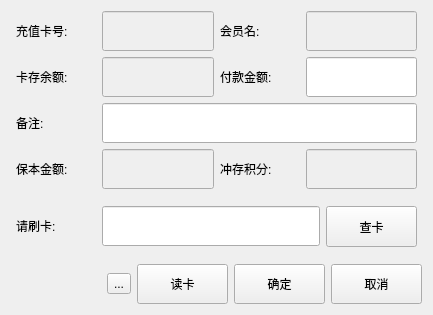
<?xml version="1.0" encoding="UTF-8"?>
<ui version="4.0">
 <class>vip_card</class>
 <widget class="QDialog" name="vip_card">
  <property name="geometry">
   <rect>
    <x>0</x>
    <y>0</y>
    <width>433</width>
    <height>315</height>
   </rect>
  </property>
  <property name="windowTitle">
   <string>Dialog</string>
  </property>
  <layout class="QVBoxLayout" name="verticalLayout">
   <item>
    <layout class="QGridLayout" name="gridLayout">
     <property name="leftMargin">
      <number>5</number>
     </property>
     <property name="rightMargin">
      <number>5</number>
     </property>
     <item row="0" column="0">
      <widget class="QLabel" name="label_2">
       <property name="sizePolicy">
        <sizepolicy hsizetype="Fixed" vsizetype="Fixed">
         <horstretch>0</horstretch>
         <verstretch>0</verstretch>
        </sizepolicy>
       </property>
       <property name="minimumSize">
        <size>
         <width>80</width>
         <height>40</height>
        </size>
       </property>
       <property name="text">
        <string>充值卡号:</string>
       </property>
      </widget>
     </item>
     <item row="0" column="1">
      <widget class="QLineEdit" name="lineEdit">
       <property name="enabled">
        <bool>false</bool>
       </property>
       <property name="minimumSize">
        <size>
         <width>0</width>
         <height>40</height>
        </size>
       </property>
      </widget>
     </item>
     <item row="0" column="2">
      <widget class="QLabel" name="label_3">
       <property name="sizePolicy">
        <sizepolicy hsizetype="Fixed" vsizetype="Fixed">
         <horstretch>0</horstretch>
         <verstretch>0</verstretch>
        </sizepolicy>
       </property>
       <property name="minimumSize">
        <size>
         <width>80</width>
         <height>40</height>
        </size>
       </property>
       <property name="text">
        <string>会员名:</string>
       </property>
      </widget>
     </item>
     <item row="0" column="3">
      <widget class="QLineEdit" name="lineEdit_2">
       <property name="enabled">
        <bool>false</bool>
       </property>
       <property name="minimumSize">
        <size>
         <width>0</width>
         <height>40</height>
        </size>
       </property>
      </widget>
     </item>
     <item row="1" column="0">
      <widget class="QLabel" name="label_4">
       <property name="sizePolicy">
        <sizepolicy hsizetype="Fixed" vsizetype="Fixed">
         <horstretch>0</horstretch>
         <verstretch>0</verstretch>
        </sizepolicy>
       </property>
       <property name="minimumSize">
        <size>
         <width>80</width>
         <height>40</height>
        </size>
       </property>
       <property name="text">
        <string>卡存余额:</string>
       </property>
      </widget>
     </item>
     <item row="1" column="1">
      <widget class="QLineEdit" name="lineEdit_3">
       <property name="enabled">
        <bool>false</bool>
       </property>
       <property name="minimumSize">
        <size>
         <width>40</width>
         <height>40</height>
        </size>
       </property>
      </widget>
     </item>
     <item row="1" column="2">
      <widget class="QLabel" name="label_5">
       <property name="sizePolicy">
        <sizepolicy hsizetype="Fixed" vsizetype="Fixed">
         <horstretch>0</horstretch>
         <verstretch>0</verstretch>
        </sizepolicy>
       </property>
       <property name="minimumSize">
        <size>
         <width>80</width>
         <height>40</height>
        </size>
       </property>
       <property name="text">
        <string>付款金额:</string>
       </property>
      </widget>
     </item>
     <item row="1" column="3">
      <widget class="QLineEdit" name="lineEdit_4">
       <property name="enabled">
        <bool>true</bool>
       </property>
       <property name="minimumSize">
        <size>
         <width>0</width>
         <height>40</height>
        </size>
       </property>
      </widget>
     </item>
    </layout>
   </item>
   <item>
    <layout class="QHBoxLayout" name="horizontalLayout">
     <property name="leftMargin">
      <number>5</number>
     </property>
     <property name="rightMargin">
      <number>5</number>
     </property>
     <item>
      <widget class="QLabel" name="label_6">
       <property name="sizePolicy">
        <sizepolicy hsizetype="Fixed" vsizetype="Fixed">
         <horstretch>0</horstretch>
         <verstretch>0</verstretch>
        </sizepolicy>
       </property>
       <property name="minimumSize">
        <size>
         <width>80</width>
         <height>40</height>
        </size>
       </property>
       <property name="text">
        <string>备注:</string>
       </property>
      </widget>
     </item>
     <item>
      <widget class="QLineEdit" name="lineEdit_5">
       <property name="minimumSize">
        <size>
         <width>0</width>
         <height>40</height>
        </size>
       </property>
      </widget>
     </item>
    </layout>
   </item>
   <item>
    <layout class="QHBoxLayout" name="horizontalLayout_2">
     <property name="leftMargin">
      <number>5</number>
     </property>
     <property name="rightMargin">
      <number>5</number>
     </property>
     <item>
      <widget class="QLabel" name="label_7">
       <property name="sizePolicy">
        <sizepolicy hsizetype="Fixed" vsizetype="Fixed">
         <horstretch>0</horstretch>
         <verstretch>0</verstretch>
        </sizepolicy>
       </property>
       <property name="minimumSize">
        <size>
         <width>80</width>
         <height>40</height>
        </size>
       </property>
       <property name="text">
        <string>保本金额:</string>
       </property>
      </widget>
     </item>
     <item>
      <widget class="QLineEdit" name="lineEdit_6">
       <property name="enabled">
        <bool>false</bool>
       </property>
       <property name="minimumSize">
        <size>
         <width>0</width>
         <height>40</height>
        </size>
       </property>
      </widget>
     </item>
     <item>
      <widget class="QLabel" name="label_8">
       <property name="sizePolicy">
        <sizepolicy hsizetype="Fixed" vsizetype="Fixed">
         <horstretch>0</horstretch>
         <verstretch>0</verstretch>
        </sizepolicy>
       </property>
       <property name="minimumSize">
        <size>
         <width>80</width>
         <height>40</height>
        </size>
       </property>
       <property name="text">
        <string>冲存积分:</string>
       </property>
      </widget>
     </item>
     <item>
      <widget class="QLineEdit" name="lineEdit_7">
       <property name="enabled">
        <bool>false</bool>
       </property>
       <property name="minimumSize">
        <size>
         <width>0</width>
         <height>40</height>
        </size>
       </property>
      </widget>
     </item>
    </layout>
   </item>
   <item>
    <widget class="QWidget" name="widget_horizontalLayout_3" native="true">
     <layout class="QHBoxLayout" name="horizontalLayout_3">
      <property name="leftMargin">
       <number>5</number>
      </property>
      <property name="rightMargin">
       <number>5</number>
      </property>
      <item>
       <widget class="QLabel" name="label_9">
        <property name="sizePolicy">
         <sizepolicy hsizetype="Fixed" vsizetype="Fixed">
          <horstretch>0</horstretch>
          <verstretch>0</verstretch>
         </sizepolicy>
        </property>
        <property name="minimumSize">
         <size>
          <width>80</width>
          <height>40</height>
         </size>
        </property>
        <property name="text">
         <string>请刷卡:</string>
        </property>
       </widget>
      </item>
      <item>
       <widget class="QLineEdit" name="lineEdit_8">
        <property name="minimumSize">
         <size>
          <width>0</width>
          <height>40</height>
         </size>
        </property>
       </widget>
      </item>
      <item>
       <widget class="QPushButton" name="pushButton">
        <property name="sizePolicy">
         <sizepolicy hsizetype="Fixed" vsizetype="Fixed">
          <horstretch>0</horstretch>
          <verstretch>0</verstretch>
         </sizepolicy>
        </property>
        <property name="minimumSize">
         <size>
          <width>91</width>
          <height>41</height>
         </size>
        </property>
        <property name="focusPolicy">
         <enum>Qt::NoFocus</enum>
        </property>
        <property name="text">
         <string>查卡</string>
        </property>
        <property name="outer_stylesheet" stdset="0">
         <string>pushbutton</string>
        </property>
       </widget>
      </item>
     </layout>
    </widget>
   </item>
   <item>
    <layout class="QHBoxLayout" name="horizontalLayout_4">
     <item>
      <spacer name="horizontalSpacer">
       <property name="orientation">
        <enum>Qt::Horizontal</enum>
       </property>
       <property name="sizeHint" stdset="0">
        <size>
         <width>40</width>
         <height>20</height>
        </size>
       </property>
      </spacer>
     </item>
     <item>
      <widget class="lds_keytoolbutton" name="toolButton">
       <property name="text">
        <string>...</string>
       </property>
      </widget>
     </item>
     <item>
      <widget class="QPushButton" name="pushButton_3">
       <property name="sizePolicy">
        <sizepolicy hsizetype="Fixed" vsizetype="Fixed">
         <horstretch>0</horstretch>
         <verstretch>0</verstretch>
        </sizepolicy>
       </property>
       <property name="minimumSize">
        <size>
         <width>91</width>
         <height>40</height>
        </size>
       </property>
       <property name="focusPolicy">
        <enum>Qt::NoFocus</enum>
       </property>
       <property name="text">
        <string>读卡</string>
       </property>
       <property name="outer_stylesheet" stdset="0">
        <string>pushbutton</string>
       </property>
      </widget>
     </item>
     <item>
      <widget class="QPushButton" name="pushButton_4">
       <property name="sizePolicy">
        <sizepolicy hsizetype="Fixed" vsizetype="Fixed">
         <horstretch>0</horstretch>
         <verstretch>0</verstretch>
        </sizepolicy>
       </property>
       <property name="minimumSize">
        <size>
         <width>91</width>
         <height>40</height>
        </size>
       </property>
       <property name="focusPolicy">
        <enum>Qt::NoFocus</enum>
       </property>
       <property name="text">
        <string>确定</string>
       </property>
       <property name="outer_stylesheet" stdset="0">
        <string>pushbutton</string>
       </property>
      </widget>
     </item>
     <item>
      <widget class="QPushButton" name="pushButton_5">
       <property name="sizePolicy">
        <sizepolicy hsizetype="Fixed" vsizetype="Fixed">
         <horstretch>0</horstretch>
         <verstretch>0</verstretch>
        </sizepolicy>
       </property>
       <property name="minimumSize">
        <size>
         <width>91</width>
         <height>40</height>
        </size>
       </property>
       <property name="focusPolicy">
        <enum>Qt::NoFocus</enum>
       </property>
       <property name="text">
        <string>取消</string>
       </property>
       <property name="outer_stylesheet" stdset="0">
        <string>pushbutton</string>
       </property>
      </widget>
     </item>
    </layout>
   </item>
  </layout>
 </widget>
 <customwidgets>
  <customwidget>
   <class>lds_keytoolbutton</class>
   <extends>QToolButton</extends>
   <header>lds_keytoolbutton.h</header>
  </customwidget>
 </customwidgets>
 <resources/>
 <connections/>
</ui>
